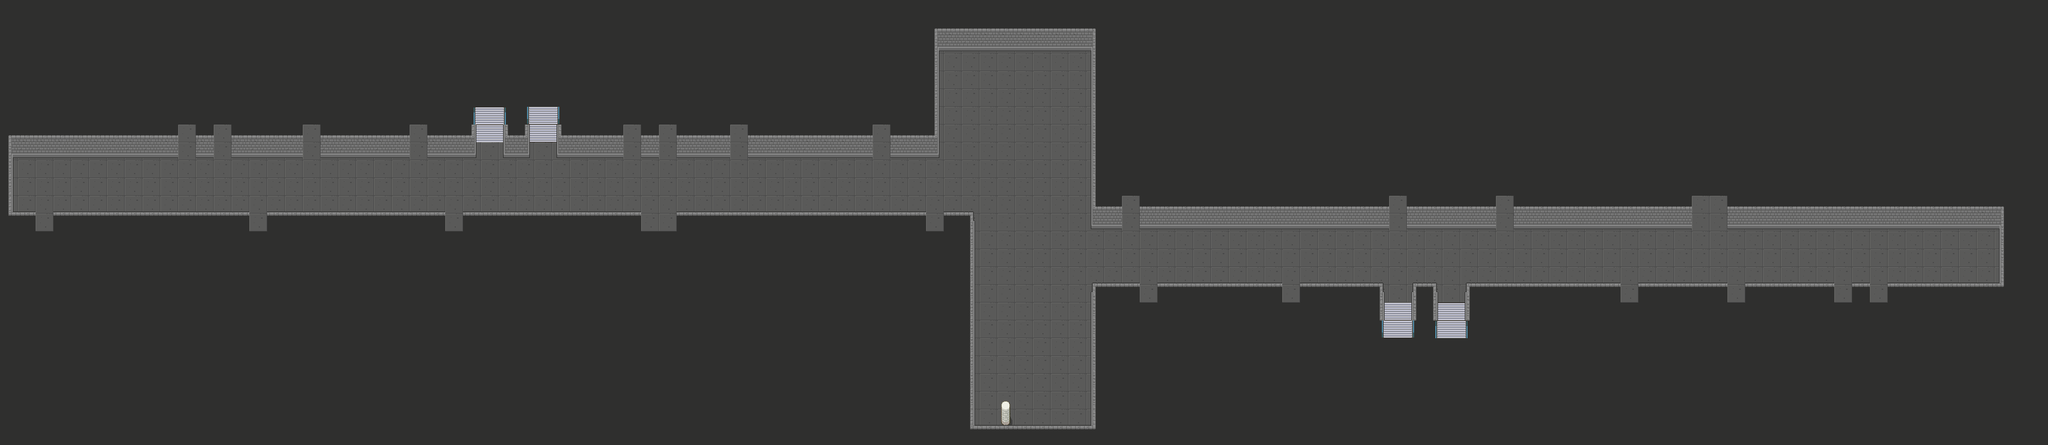

The image is a tile-based game level rendered from a .tmx file. Its description and source (layers, tilesets, objects; grid data summarised) follow:
An orthogonal 115x25 tile map with 32x32 px tiles, 3 tile layers (floor, stairs, wall), 2 tilesets and 4 objects (2x up, 2x down).

<map version="1.8" tiledversion="1.8.5" orientation="orthogonal" renderorder="right-down" width="115" height="25" tilewidth="32" tileheight="32" infinite="0" nextlayerid="6" nextobjectid="5">
 <tileset firstgid="1" source="assets/Dungeon_v2.tsx" />
 <tileset firstgid="229" source="assets/pokemon_v2.tsx" />
 <layer id="1" name="floor" width="115" height="25">
  <data>[2875 cells, 2875 non-empty, 2 distinct tile ids]</data>
 </layer>
 <layer id="3" name="stairs" width="115" height="25">
  <data>[2875 cells, 38 non-empty, 7 distinct tile ids]</data>
 </layer>
 <layer id="4" name="wall" width="115" height="25">
  <data>[2875 cells, 482 non-empty, 30 distinct tile ids]</data>
 </layer>
 <objectgroup id="5" name="door">
  <object id="1" name="up" x="878.5" y="210.5">
   <properties>
    <property name="nextDirection" value="DOWN" />
    <property name="nextMap" value="23N2" />
    <property name="nextX" type="int" value="30" />
    <property name="nextY" type="int" value="16" />
   </properties>
  </object>
  <object id="2" name="down" x="976" y="208.5">
   <properties>
    <property name="nextDirection" value="DOWN" />
    <property name="nextMap" value="23RI" />
    <property name="nextX" type="int" value="27" />
    <property name="nextY" type="int" value="17" />
   </properties>
  </object>
  <object id="3" name="down" x="2511" y="592.5">
   <properties>
    <property name="nextDirection" value="UP" />
    <property name="nextMap" value="23RS" />
    <property name="nextX" type="int" value="24" />
    <property name="nextY" type="int" value="8" />
   </properties>
  </object>
  <object id="4" name="up" x="2607" y="592">
   <properties>
    <property name="nextDirection" value="UP" />
    <property name="nextMap" value="23N2" />
    <property name="nextX" type="int" value="78" />
    <property name="nextY" type="int" value="8" />
   </properties>
  </object>
 </objectgroup>
</map>
